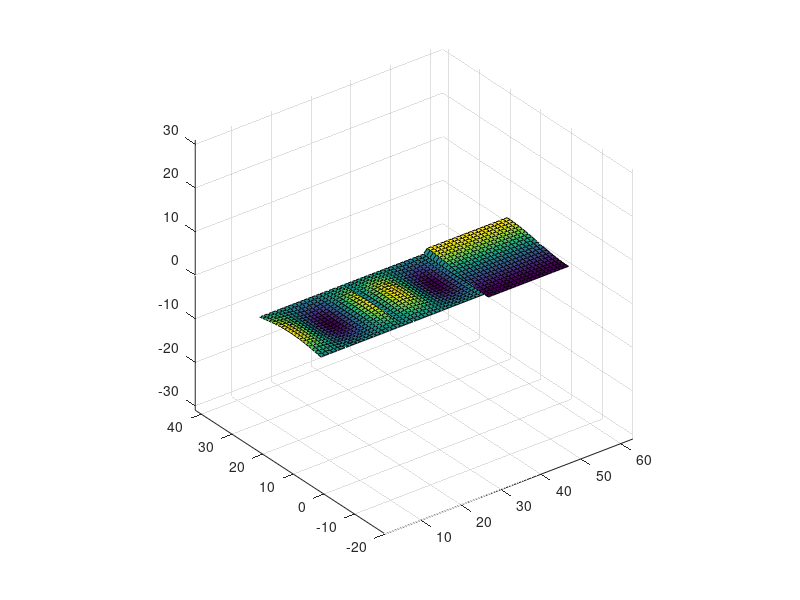

MATLAB code for this plot:
clc; clear; close all;
% x = linspace(-2, 2, 25);	% 在 x 軸 [-2,2] 之間取 25 點  
% y = linspace(-2, 2, 25);	% 在 y 軸 [-2,2] 之間取 25 點  
% [xx, yy] = meshgrid(x, y);	% xx 和 yy 都是 25×25 的矩陣  
% zz = yy.^2;	% 計算函數值，zz 也是 25×25 的矩陣
% mesh(xx, yy, zz);		% 畫出立體網狀圖 

[x, y, z] = sphere;
surf([x,y,z]);
axis equal